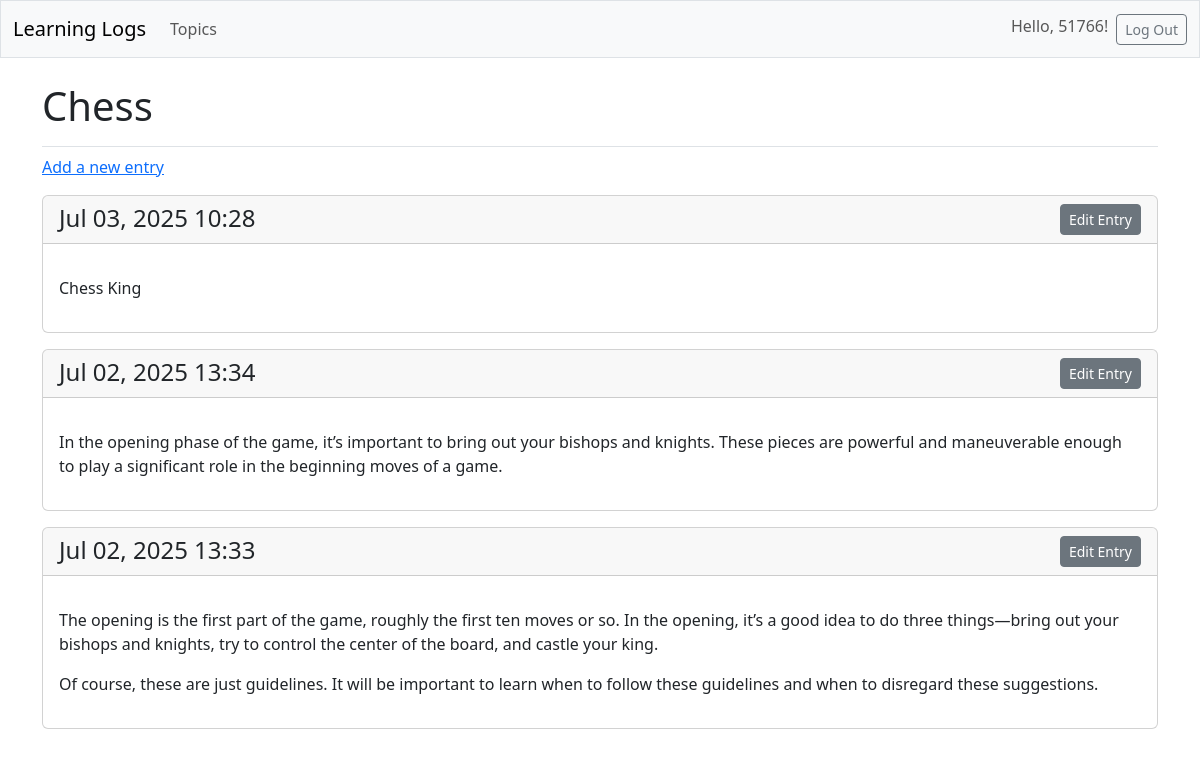
The page /topics/1/ (signed in) on the database its author committed.
### learning_logs/models.py (models this page shows, shortened)
class Topic(models.Model):
    text = models.CharField(max_length=200)
    date_added = models.DateTimeField(auto_now_add=True)
    owner = models.ForeignKey(User, on_delete=models.CASCADE)

class Entry(models.Model):
    topic = models.ForeignKey(Topic, on_delete=models.CASCADE)
    text = models.TextField()
    date_added = models.DateTimeField(auto_now_add=True)
    class Meta:
        verbose_name_plural = 'entries'

### learning_logs/views.py (the view)
# urls.py: path('topics/<int:topic_id>/', views.topic, name='topic'),
@login_required
def topic(request, topic_id):
    topic = Topic.objects.get(id=topic_id, owner=request.user)
    entries = Entry.objects.filter(topic=topic).order_by('-date_added')
    context = {'topic': topic, 'entries': entries}
    return render(request, 'learning_logs/topic.html', context)

### learning_logs/templates/learning_logs/topic.html (shortened to what this page needs)
<!DOCTYPE html>
<html lang="en">
<head>
    {% extends 'learning_logs/base.html'%}
    {% block page_header %}
        <h1>{{ topic.text }}</h1>
    {% endblock page_header %}
    {% block content %}
        <p>
            <a href="{% url 'learning_logs:new_entry' topic.id %}">Add a new entry</a>
        </p>
        {% for entry in entries %}
            <div class="card mb-3">
                <h4 class="card-header">
                    {{ entry.date_added|date:"M d, Y H:i" }}
                    <small><a href="{% url 'learning_logs:edit_entry' entry.id %}" class="btn btn-secondary btn-sm float-end">
                        Edit Entry</a></small>
                </h4>
                <div class="card-body">
                    <p class="card-text">{{ entry.text|linebreaks }}</p>
                </div>
            </div>
        {% empty %}
        <p>No entries have been added yet.</p>
        {% endfor %}
    {% endblock content %}

### learning_logs/templates/learning_logs/base.html (shortened to what this page needs)
<!DOCTYPE html>
<html lang="en">
<head>
    {% load django_bootstrap5 %}
    {% bootstrap_css %}
</head>
<body>
    <nav class="navbar navbar-expand-md navbar-light bg-light mb-4 border">
        <div class="container-fluid">
            <a class="navbar-brand" href="{% url 'learning_logs:index' %}">Learning Logs</a>
            <div class="collapse navbar-collapse" id="navbarCollapse">
                <ul class="navbar-nav me-auto mb-2 mb-md-0">
                    <li class="nav-item">
                        <a class="nav-link" href="{% url 'learning_logs:topics' %}">Topics</a>
                    </li>
                </ul>
                <ul class="navbar-nav ms-auto mb-2 mb-md-0">
                    {% if user.is_authenticated %}
                        <li class="nav-item">
                            <span class="navbar-text me-2">Hello, {{ user.username }}!</span>
                        </li>
                        <li class="nav-item">
                            <form action="{% url 'accounts:logout' %}" method="post" class="d-inline">
                                <button type="submit" class="btn btn-outline-secondary btn-sm">Log Out</button>
                            </form>
                        </li>
                    {% endif %}
                </ul>
            </div>
        </div>
    </nav>
    <main class="container">
        <div class="pb-2 mb-2 border-bottom">
            {% block page_header %}{% endblock page_header%}
        </div>
        <div>
            {% block content %}{% endblock content %}
        </div>
    </main>
</body>
</html>

### rows shown on the page
Topic: text "Chess"
Entry: date_added "Jul 03, 2025 10:28", text "Chess King"
Entry: date_added "Jul 02, 2025 13:34", text "In the opening phase of the game, it’s important to bring out your bishops and knights. These pieces are powerful and maneuverable enough to play a significant role in the beginning moves of a game."
Entry: date_added "Jul 02, 2025 13:33", text "The opening is the first part of the game, roughly the first ten moves or so. In the opening, it’s a good idea to do three things—bring out your bishops and knights, try to control the center of the board, and castle your king. Of course, these are just guidelines. It will be important to learn when to follow these guidelines and when to disregard these suggestions."

### other values the page prints
{{ user.username }} "51766"
